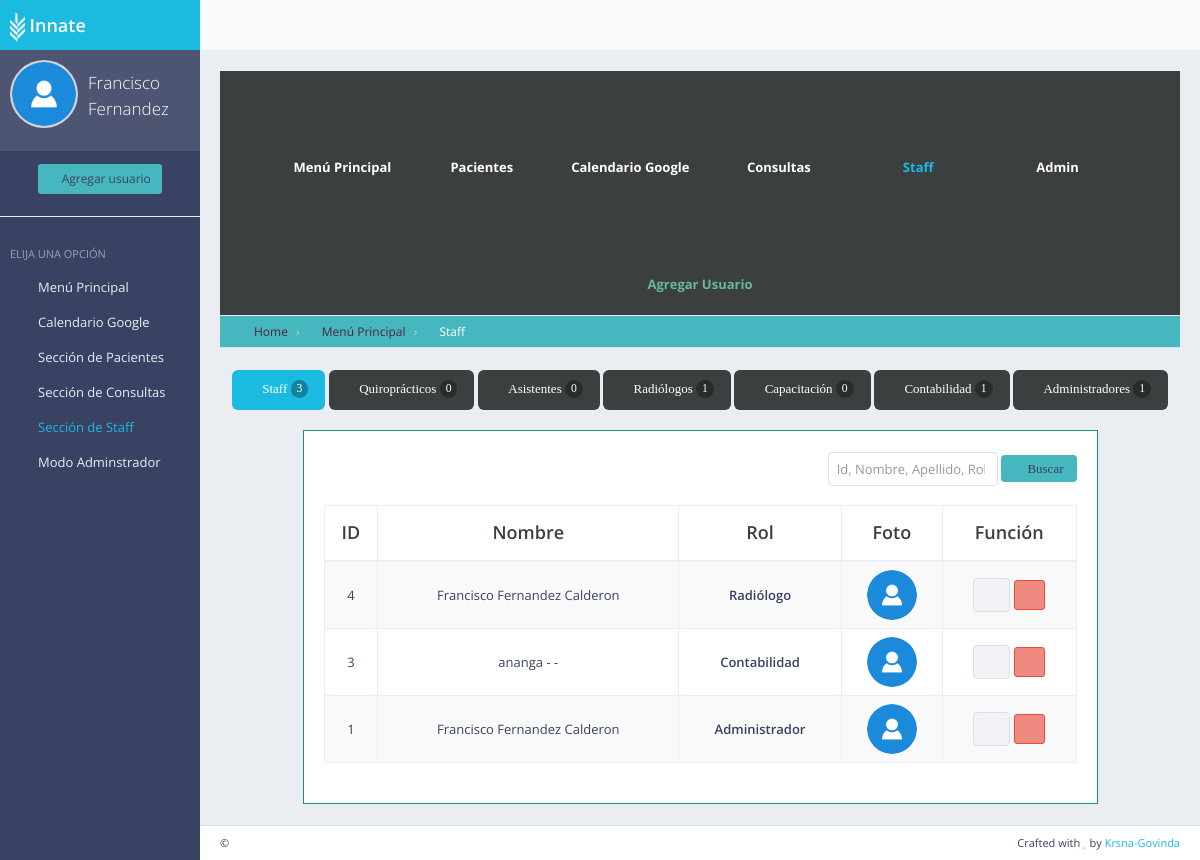
Screenshot of /personas/lista_usuarios/ (signed in) with the database file from the repository.
### persona/models.py (models this page shows, shortened)
class Persona(models.Model):
    rol_opciones = (
            ('Quiropráctico', 'Quiropráctico'),
            ('Asistente', 'Asistente'),
            ('Radiólogo', 'Radiólogo'),
            ('Capacitación', 'Capacitación'),
            ('Contabilidad', 'Contabilidad'),
            ('Administrador', 'Administrador')
        )
    user   = models.OneToOneField(User, on_delete=models.CASCADE, null=True, blank=True)
    Nombre = models.CharField(max_length=50)
    Apellido_Paterno = models.CharField(max_length=100)
    Apellido_Materno = models.CharField(max_length=100)
    Rol = models.CharField(max_length=15, choices=rol_opciones, default="Quiropràctico")
    Cedula = models.CharField(max_length=50, null=True, blank=True)
    Telefono = models.CharField(max_length=50, null=True, blank=True)
    email = models.CharField(max_length=100, null=True, blank=True)
    Foto = models.ImageField(default='default.jpg', blank=True, upload_to='medicos/')
    facebook = models.CharField(max_length=100, null=True, blank=True)
    twitter = models.CharField(max_length=100, null=True, blank=True)
    linkedin = models.CharField(max_length=100, null=True, blank=True)
    instagram = models.CharField(max_length=100, null=True, blank=True)
    def get_fullname(self):
        return self.Nombre + '  ' + self.Apellido_Paterno + '  ' + self.Apellido_Materno
    class Meta:
        verbose_name = ("Personas")
        verbose_name_plural = ("Persona")
        ordering = ("-id",)

### persona/views.py (the view)
# urls.py: path('lista_usuarios/', login_required(views.index), name='class_personas_lista'),
def index(request):
    personas = Persona.objects.order_by('-id')
    contador = Persona.objects.all().count()
    paginator = Paginator(personas,10)
    page = request.GET.get('page')
    paged_pẹrsonas = paginator.get_page(page)
    quiro = Persona.objects.filter(Rol='Quiropráctico').count()
    asistant = Persona.objects.filter(Rol='Asistente').count()
    radio = Persona.objects.filter(Rol='Radiólogo').count()
    cap = Persona.objects.filter(Rol='Capacitación').count()
    conta = Persona.objects.filter(Rol='Contabilidad').count()
    admins = Persona.objects.filter(Rol='Administrador').count()
    context = {'personas':paged_pẹrsonas, 'contador':contador, 'quiro':quiro, 'asistant':asistant, 'radio':radio, 'cap':cap, 'conta':conta, 'admins':admins}
    return render(request, 'usuarios_lista.html', context)

### persona/templates/usuarios_lista.html (shortened to what this page needs)
{% extends 'back/master.html' %}
{% load static %}
{% load humanize %}
{% block sidebar %}
<ul class="sidebar-nav">
    {% if request.user.is_superuser %}
    <li>
      <center>
        <a href="{% url 'class_upload_persona' %}"><button class="btn btn-sm themed-background-modern themed-color-dark"><i class="fa fa-plus"></i> Agregar usuario</button></a>
    </li>
    {% endif %}
    <hr>
    <li class="sidebar-header">
        <span class="sidebar-header-title">Elija una opción</span>
    </li>
    <li>
        <a href="{% url 'panel2' %}" ><i class="fa fa-windows sidebar-nav-icon"></i>Menú Principal</a>
    </li>
    <li>
        <a href="{% url 'calendario' %}" ><i class="fa fa-calendar sidebar-nav-icon"></i>Calendario Google</a>
    </li>
    <li>
        <a href="#" class=" sidebar-nav-menu"><i class="fa fa-angle-left sidebar-nav-indicator sidebar-nav-mini-hide"></i><i class="fa fa-wheelchair sidebar-nav-icon"></i><span class="sidebar-nav-mini-hide">Sección de Pacientes</span></a>
    </li>
    <li>
        <a href="#" class="sidebar-nav-menu"><i class="fa fa-angle-left sidebar-nav-indicator sidebar-nav-mini-hide"></i><i class="fa fa-stethoscope sidebar-nav-icon"></i><span class="sidebar-nav-mini-hide">Sección de Consultas</span></a>
    </li>
    <li>
        <a href="#" class="text-primary sidebar-nav-menu"><i class="fa fa-angle-left sidebar-nav-indicator sidebar-nav-mini-hide"></i><i class="fa fa-user-md sidebar-nav-icon"></i><span class="sidebar-nav-mini-hide">Sección de Staff</span></a>
    </li>
    <li>
        <a href="{% url 'admin:login' %}" ><i class="fa fa-cogs sidebar-nav-icon"></i>Modo Adminstrador</a>
    </li>
{% endblock %}
{% block header %}
<div id="page-content">
  <div class="content-header themed-background-dark-modern">
    <ul class="nav-horizontal text-center">
      <li>
        <a href="{% url 'panel2' %}" class="themed-background-dark-modern text-light"><i class="fa fa-windows sidebar-nav-icon"></i> Menú Principal</a>
      </li>
      <li >
        <a href="{% url 'pacientes_lista' %}" class="themed-background-dark-modern text-light"><i class="fa fa-wheelchair"></i> Pacientes</a>
      </li>
      <li>
        <a href="{% url 'calendario' %}" class="themed-background-dark-modern text-light" ><i class="fa fa-calendar"></i> Calendario Google</a>
      </li>
      <li>
        <a href="{% url 'class_consulta_lista' %}" class="themed-background-dark-modern text-light" ><i class="fa fa-stethoscope"></i> Consultas</a>
      </li>
      <li>
        <a href="{% url 'class_personas_lista' %}" class="themed-background-dark-modern themed-color-default"><i class="gi gi-group sidebar-nav-icon themed-color-default"></i> Staff</a>
      </li>
      <li>
        <a href="{% url 'admin:login' %}" class="themed-background-dark-modern text-light"><i class="fa fa-cogs"></i> Admin</a>
      </li>
      {% if request.user.is_superuser %}
      <li>
        <a href="{% url 'class_upload_persona' %}" class="themed-background-dark-modern themed-color-emerald"><i class="themed-color-emerald fa fa-plus-square"></i> Agregar Usuario</a>
      </li>
      {% endif %}
    </ul>
  </div>
  <ul class="breadcrumb breadcrumb-top themed-background-modern">
      <li class="breadcrumb-item">
        <a href="{% url 'home' %}" class="themed-color-dark-waterlily"><i class="fa fa-home themed-color-dark"></i> Home</a>
      </li>
      <li class="breadcrumb-item">
        <a class="themed-color-dark-waterlily" href="{% url 'panel2' %}"><i class="fa fa-windows themed-color-dark"></i> Menú Principal</a>
      </li>
      <li class="breadcrumb-item text-light">
        <i class="fa fa-group text-light"></i> Staff
      </li>
  </ul>
</div>
{% endblock %}
{% block mainblock %}
<div class="row">
    <div class="col-sm-12 text-center">
    <a href="{% url 'class_personas_lista' %}"><button type="button" class="fa fa-group btn btn-lg themed-background-default text-light"> Staff <span class="badge">{{contador}}</span></button></a>
    <a href="{% url 'class_quiro_lista' %}"><button type="button" class="fa fa-ambulance btn btn-lg themed-background-dark-modern text-light"> Quiroprácticos <span class="badge">{{quiro}}</span></button></a>
    <a href="{% url 'class_asistente_lista' %}"><button type="button" class="fa fa-life-ring btn btn-lg themed-background-dark-modern text-light"> Asistentes <span class="badge">{{asistant}}</span></button></a>
    <a href="{% url 'class_radio_lista' %}"><button type="button" class="fa fa-object-group btn btn-lg themed-background-dark-modern text-light"> Radiólogos <span class="badge">{{radio}}</span></button></a>
    <a href="{% url 'class_cap_lista' %}"><button type="button" class="fa fa-graduation-cap btn btn-lg themed-background-dark-modern text-light"> Capacitación <span class="badge">{{cap}}</span></button></a>
    <a href="{% url 'class_conta_lista' %}"><button type="button" class="fa fa-money btn btn-lg themed-background-dark-modern text-light"> Contabilidad <span class="badge">{{conta}}</span></button></a>
    <a href="{% url 'class_admins_lista' %}"><button type="button" class="fa fa-desktop btn  btn-lg themed-background-dark-modern text-light"> Administradores <span class="badge">{{admins}}</span></button></a>
    </div>
</div>
    <br>
<div class="row">
    <div class="tab-pane active" id="staff-tab">
        <div class="col-sm-1"></div>
        <div class="col-sm-10">
            <div class="block full themed-border-blackberry">
        {% if personas %}
            <div class="pull-right">
                <form class="form-inline text-right search" action="{% url 'search_results_user'%}" method?='get'>
                    <input class="form-control mr-xs-4" type="search" name="q" placeholder="Id, Nombre, Apellido, Rol" aria-label="Search">
                    <button class="btn btn-inline-primary fa fa-search themed-background-modern my-3 my-sm-0" type="submit"> Buscar</button>
                </form>
                <br>
            </div>
            <table class="table table-bordered table-striped table-vcenter">
            <thead>
                <tr>
                    <th class="text-center themed-color-dark-modern">ID</th>
                    <th class="text-center themed-color-dark-modern">Nombre</th>
                    <th class="text-center themed-color-dark-modern">Rol</th>
                    <th class="text-center themed-color-dark-modern hidden-xs">Foto</th>
                    <th class="text-center themed-color-dark-modern">Función</th>
                </tr>
            </thead>
            <tbody>
                {% for persona in personas %}
                <tr>
                    <td class="text-center">{{persona.id}}</td>
                    <td class="text-center">{{persona.get_fullname}}</td>
                    <td class="text-center"><strong>{{persona.Rol}}</strong></td>
                    <td class="text-center hidden-xs"><a href="{% url 'class_detail_persona' persona.id %}"><img src="{{persona.Foto.url}}" alt="avatar" class="img-circle" height="50" width="50"></a></td>
                    <td class="text-center">
                        <div class="btn-group btn-group-md">
                            <a href="{% url 'class_detail_persona' persona.id %}" title="Ver Ficha" class="btn btn-default"><i class="fa fa-eye"></i></a>
                        </div>
                        {% if request.user.is_superuser %}
                        <div class="btn-group btn-group-sm">
                            <a href="{% url 'class_delete_persona' persona.id %}" title="Eliminar?" class="btn btn-danger"><i class="fa fa-times"></i></a>
                        </div>
                        {% endif %}
                    </td>
                </tr>
                {% endfor %}
            </tbody>
        </table>
        {% else %}
             <center>
             <h3>no se han encontrado Usuarios...</h3>
             <img src="{% static 'website/img/bg-img/gato.png' %}" alt="" style="width:30%;">
             </center>
        {% endif %}
            {% load navigation_filters %}
            </div>
        </div>
        <div class="col-sm-1"></div>
    </div>
</div>
{% endblock %}

### paciente/templates/back/master.html (shortened to what this page needs)
{% load static %}
<!DOCTYPE html>
 <html class="no-js" lang="en">
    <head>
        <link rel="stylesheet" href="{% static 'back/css/bootstrap.min.css' %}">
        <link rel="stylesheet" href="{% static 'back/css/plugins.css' %}">
        <link rel="stylesheet" href="{% static 'back/css/main.css' %}">
        <link rel="stylesheet" href="{% static 'back/css/themes.css' %}">
    </head>
    <body >
        <div id="page-wrapper">
            <div id="page-container" class="sidebar-partial sidebar-visible-lg sidebar-no-animations">
                {% block X %}
                <div id="sidebar">
                    <div id="sidebar-scroll">
                        <div class="sidebar-content">
                                <a href="/" class="sidebar-brand">
                                    <img src="{% static 'assets/images/logo_innate_icon_blanco.png' %}" height="30" /> <strong>Innate</strong>
                                </a>
                            <div class="sidebar-section sidebar-user clearfix sidebar-nav-mini-hide">
                                <div class="sidebar-user-avatar">
                                    <a href="{% url 'class_detail_persona' user.persona.id %}">
                                        <img src="{{user.persona.Foto.url}}" alt="avatar" title="Perfil">
                                    </a>
                                </div>
                                <div class="sidebar-user-name">{{user.persona.Nombre}} {{user.persona.Apellido_Paterno}}</div>
                                <div class="sidebar-user-links">
                                    <a href="{% url 'home' %}" data-toggle="tooltip" data-placement="bottom" title="Home"><i class="fa fa-home"></i></a>
                                    <a href="{% url 'class_detail_persona' user.persona.id %}" data-toggle="tooltip" data-placement="bottom" title="Perfil"><i class="gi gi-user"></i></a>
                                    <a href="{% url 'calendario' %}" data-toggle="tooltip" data-placement="bottom" title="Calendario Google"><i class="fa fa-calendar"></i></a>
                                    <a href="{% url 'logout' %}" data-toggle="tooltip" data-placement="bottom" title="Cerrar sesión"><i class="gi gi-exit"></i></a>
                                </div>
                            </div>
                            {% endblock %}
                            {% block sidebar %}{% endblock %}
                        </div>
                    </div>
                </div>
                <div id="main-container">
                    {% block y %}
                    <header class="navbar navbar-default">
                        <ul class="nav navbar-nav-custom">
                            <li>
                                <a href="javascript:void(0)" onclick="App.sidebar('toggle-sidebar');this.blur();">
                                    <i class="fa fa-bars fa-fw"></i>
                                </a>
                            </li>
                        </ul>
                    </header>
                    {% endblock %}
                    <div id="page-content">
                            {% block header %}
                            {% endblock %}
                            {% block mainblock %}
                            {% endblock %}
                    </div>
                    {% block footer %}
                    <footer class="clearfix">
                        <div class="pull-right">
                            Crafted with <i class="fa fa-heart text-danger"></i> by <a href="#" target="_blank">Krsna-Govinda</a>
                        </div>
                        <div class="pull-left">
                             &copy;
                        </div>
                    </footer>
                    {% endblock %}
                </div>
            </div>
        </div>
    </body>
</html>

### paciente/static/back/css/themes.css (style rules this page uses)
.themed-color-default { color: #1bbae1 !important; }
.themed-background-default { background-color: #1bbae1 !important; }
.themed-background-modern { background-color: #46b7bf !important; }
.themed-color-dark-modern { color: #3b3f40 !important; }
.themed-background-dark-modern { background-color: #3b3f40 !important; }
.themed-color-dark-waterlily { color: #4f243e !important; }
.themed-color-emerald { color: #69b899 !important; }
.themed-border-blackberry { border-color: #148e81 !important; }

### rows the page displays
Persona: id "4", get_fullname "Francisco Fernandez Calderon", Rol "Radiólogo", Foto (placeholder picture)
Persona: id "3", get_fullname "ananga - -", Rol "Contabilidad", Foto (placeholder picture)
Persona: id "1", get_fullname "Francisco Fernandez Calderon", Rol "Administrador", Foto (placeholder picture)

### other values shown
{{ user.persona.Nombre }} "Francisco"
{{ user.persona.Apellido_Paterno }} "Fernandez"
{{ contador }} "3"
{{ quiro }} "0"
{{ asistant }} "0"
{{ radio }} "1"
{{ cap }} "0"
{{ conta }} "1"
{{ admins }} "1"
